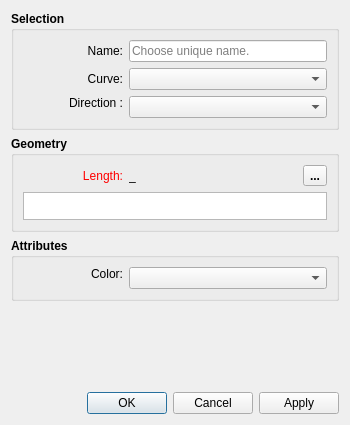
<?xml version="1.0" encoding="UTF-8"?>
<ui version="4.0">
 <class>DialogCutSplinePath</class>
 <widget class="QDialog" name="DialogCutSplinePath">
  <property name="geometry">
   <rect>
    <x>0</x>
    <y>0</y>
    <width>350</width>
    <height>425</height>
   </rect>
  </property>
  <property name="minimumSize">
   <size>
    <width>270</width>
    <height>425</height>
   </size>
  </property>
  <property name="windowTitle">
   <string>Point - On Spline</string>
  </property>
  <property name="windowIcon">
   <iconset resource="../../../vmisc/share/resources/icon.qrc">
    <normaloff>:/icon/64x64/icon64x64.png</normaloff>:/icon/64x64/icon64x64.png</iconset>
  </property>
  <property name="modal">
   <bool>true</bool>
  </property>
  <layout class="QVBoxLayout" name="verticalLayout_3">
   <item>
    <widget class="QGroupBox" name="selection_GroupBox">
     <property name="sizePolicy">
      <sizepolicy hsizetype="Expanding" vsizetype="Preferred">
       <horstretch>0</horstretch>
       <verstretch>0</verstretch>
      </sizepolicy>
     </property>
     <property name="minimumSize">
      <size>
       <width>0</width>
       <height>0</height>
      </size>
     </property>
     <property name="font">
      <font>
       <pointsize>9</pointsize>
       <bold>true</bold>
      </font>
     </property>
     <property name="title">
      <string>Selection</string>
     </property>
     <layout class="QFormLayout" name="formLayout">
      <item row="0" column="0">
       <widget class="QLabel" name="labelEditNamePoint">
        <property name="sizePolicy">
         <sizepolicy hsizetype="Fixed" vsizetype="Preferred">
          <horstretch>0</horstretch>
          <verstretch>0</verstretch>
         </sizepolicy>
        </property>
        <property name="minimumSize">
         <size>
          <width>100</width>
          <height>0</height>
         </size>
        </property>
        <property name="font">
         <font>
          <pointsize>9</pointsize>
          <bold>false</bold>
         </font>
        </property>
        <property name="text">
         <string>Name:</string>
        </property>
        <property name="alignment">
         <set>Qt::AlignRight|Qt::AlignTrailing|Qt::AlignVCenter</set>
        </property>
       </widget>
      </item>
      <item row="0" column="1">
       <widget class="QLineEdit" name="lineEditNamePoint">
        <property name="minimumSize">
         <size>
          <width>80</width>
          <height>0</height>
         </size>
        </property>
        <property name="font">
         <font>
          <pointsize>9</pointsize>
          <bold>false</bold>
         </font>
        </property>
        <property name="focusPolicy">
         <enum>Qt::StrongFocus</enum>
        </property>
        <property name="toolTip">
         <string>Unique name</string>
        </property>
        <property name="placeholderText">
         <string>Choose unique name.</string>
        </property>
       </widget>
      </item>
      <item row="1" column="0">
       <widget class="QLabel" name="curve_Label">
        <property name="sizePolicy">
         <sizepolicy hsizetype="Fixed" vsizetype="Preferred">
          <horstretch>0</horstretch>
          <verstretch>0</verstretch>
         </sizepolicy>
        </property>
        <property name="minimumSize">
         <size>
          <width>100</width>
          <height>0</height>
         </size>
        </property>
        <property name="font">
         <font>
          <pointsize>9</pointsize>
          <bold>false</bold>
         </font>
        </property>
        <property name="text">
         <string>Curve:</string>
        </property>
        <property name="alignment">
         <set>Qt::AlignRight|Qt::AlignTrailing|Qt::AlignVCenter</set>
        </property>
       </widget>
      </item>
      <item row="1" column="1">
       <widget class="QComboBox" name="comboBoxSplinePath">
        <property name="minimumSize">
         <size>
          <width>80</width>
          <height>0</height>
         </size>
        </property>
        <property name="font">
         <font>
          <pointsize>9</pointsize>
          <bold>false</bold>
         </font>
        </property>
       </widget>
      </item>
      <item row="2" column="0">
       <widget class="QLabel" name="direction_Label">
        <property name="minimumSize">
         <size>
          <width>100</width>
          <height>0</height>
         </size>
        </property>
        <property name="font">
         <font>
          <pointsize>9</pointsize>
          <bold>false</bold>
         </font>
        </property>
        <property name="text">
         <string>Direction :</string>
        </property>
        <property name="alignment">
         <set>Qt::AlignRight|Qt::AlignTop|Qt::AlignTrailing</set>
        </property>
       </widget>
      </item>
      <item row="2" column="1">
       <widget class="QComboBox" name="direction_ComboBox">
        <property name="font">
         <font>
          <pointsize>9</pointsize>
          <bold>false</bold>
         </font>
        </property>
       </widget>
      </item>
     </layout>
    </widget>
   </item>
   <item>
    <widget class="QGroupBox" name="geometry_GroupBox">
     <property name="sizePolicy">
      <sizepolicy hsizetype="Expanding" vsizetype="Preferred">
       <horstretch>0</horstretch>
       <verstretch>0</verstretch>
      </sizepolicy>
     </property>
     <property name="minimumSize">
      <size>
       <width>0</width>
       <height>0</height>
      </size>
     </property>
     <property name="font">
      <font>
       <pointsize>9</pointsize>
       <bold>true</bold>
      </font>
     </property>
     <property name="title">
      <string>Geometry</string>
     </property>
     <layout class="QVBoxLayout" name="verticalLayout">
      <item>
       <layout class="QHBoxLayout" name="horizontalLayout">
        <item alignment="Qt::AlignLeft">
         <widget class="QLabel" name="labelEditFormula">
          <property name="sizePolicy">
           <sizepolicy hsizetype="Fixed" vsizetype="Preferred">
            <horstretch>0</horstretch>
            <verstretch>0</verstretch>
           </sizepolicy>
          </property>
          <property name="minimumSize">
           <size>
            <width>100</width>
            <height>0</height>
           </size>
          </property>
          <property name="palette">
           <palette>
            <active>
             <colorrole role="WindowText">
              <brush brushstyle="SolidPattern">
               <color alpha="255">
                <red>255</red>
                <green>0</green>
                <blue>0</blue>
               </color>
              </brush>
             </colorrole>
            </active>
            <inactive>
             <colorrole role="WindowText">
              <brush brushstyle="SolidPattern">
               <color alpha="255">
                <red>255</red>
                <green>0</green>
                <blue>0</blue>
               </color>
              </brush>
             </colorrole>
            </inactive>
            <disabled>
             <colorrole role="WindowText">
              <brush brushstyle="SolidPattern">
               <color alpha="255">
                <red>159</red>
                <green>158</green>
                <blue>158</blue>
               </color>
              </brush>
             </colorrole>
            </disabled>
           </palette>
          </property>
          <property name="font">
           <font>
            <pointsize>9</pointsize>
            <bold>false</bold>
           </font>
          </property>
          <property name="text">
           <string>Length:</string>
          </property>
          <property name="alignment">
           <set>Qt::AlignRight|Qt::AlignTrailing|Qt::AlignVCenter</set>
          </property>
         </widget>
        </item>
        <item>
         <widget class="QLabel" name="labelResultCalculation">
          <property name="sizePolicy">
           <sizepolicy hsizetype="Fixed" vsizetype="Preferred">
            <horstretch>0</horstretch>
            <verstretch>0</verstretch>
           </sizepolicy>
          </property>
          <property name="minimumSize">
           <size>
            <width>85</width>
            <height>0</height>
           </size>
          </property>
          <property name="font">
           <font>
            <pointsize>9</pointsize>
            <bold>false</bold>
           </font>
          </property>
          <property name="toolTip">
           <string>Value</string>
          </property>
          <property name="whatsThis">
           <string notr="true"/>
          </property>
          <property name="text">
           <string notr="true">_</string>
          </property>
         </widget>
        </item>
        <item>
         <spacer name="horizontalSpacer">
          <property name="orientation">
           <enum>Qt::Horizontal</enum>
          </property>
          <property name="sizeHint" stdset="0">
           <size>
            <width>10</width>
            <height>20</height>
           </size>
          </property>
         </spacer>
        </item>
        <item alignment="Qt::AlignRight">
         <widget class="QToolButton" name="toolButtonExprLength">
          <property name="toolTip">
           <string>Formula wizard</string>
          </property>
          <property name="text">
           <string notr="true">...</string>
          </property>
          <property name="icon">
           <iconset resource="../../../vmisc/share/resources/icon.qrc">
            <normaloff>:/tsvg/seamly/fx.tsvg</normaloff>:/tsvg/seamly/fx.tsvg</iconset>
          </property>
          <property name="iconSize">
           <size>
            <width>24</width>
            <height>24</height>
           </size>
          </property>
         </widget>
        </item>
       </layout>
      </item>
      <item>
       <widget class="ExpandingTextEdit" name="plainTextEditFormula">
        <property name="sizePolicy">
         <sizepolicy hsizetype="Expanding" vsizetype="Preferred">
          <horstretch>0</horstretch>
          <verstretch>0</verstretch>
         </sizepolicy>
        </property>
        <property name="maximumSize">
         <size>
          <width>16777215</width>
          <height>28</height>
         </size>
        </property>
        <property name="font">
         <font>
          <pointsize>9</pointsize>
          <bold>false</bold>
         </font>
        </property>
        <property name="toolTip">
         <string>Calculation</string>
        </property>
        <property name="tabChangesFocus">
         <bool>true</bool>
        </property>
       </widget>
      </item>
     </layout>
    </widget>
   </item>
   <item>
    <widget class="QGroupBox" name="attributes_GroupBox_2">
     <property name="minimumSize">
      <size>
       <width>240</width>
       <height>0</height>
      </size>
     </property>
     <property name="font">
      <font>
       <pointsize>9</pointsize>
       <bold>true</bold>
      </font>
     </property>
     <property name="title">
      <string>Attributes</string>
     </property>
     <layout class="QFormLayout" name="formLayout_2">
      <item row="0" column="0">
       <widget class="QLabel" name="lineColor_Label">
        <property name="sizePolicy">
         <sizepolicy hsizetype="MinimumExpanding" vsizetype="Fixed">
          <horstretch>0</horstretch>
          <verstretch>0</verstretch>
         </sizepolicy>
        </property>
        <property name="minimumSize">
         <size>
          <width>100</width>
          <height>0</height>
         </size>
        </property>
        <property name="maximumSize">
         <size>
          <width>16777215</width>
          <height>16777215</height>
         </size>
        </property>
        <property name="font">
         <font>
          <pointsize>9</pointsize>
          <bold>false</bold>
         </font>
        </property>
        <property name="text">
         <string>Color:</string>
        </property>
        <property name="alignment">
         <set>Qt::AlignRight|Qt::AlignTrailing|Qt::AlignVCenter</set>
        </property>
       </widget>
      </item>
      <item row="0" column="1">
       <widget class="ColorComboBox" name="lineColor_ComboBox">
        <property name="sizePolicy">
         <sizepolicy hsizetype="Expanding" vsizetype="Fixed">
          <horstretch>0</horstretch>
          <verstretch>0</verstretch>
         </sizepolicy>
        </property>
        <property name="minimumSize">
         <size>
          <width>80</width>
          <height>0</height>
         </size>
        </property>
        <property name="font">
         <font>
          <pointsize>9</pointsize>
          <bold>false</bold>
         </font>
        </property>
       </widget>
      </item>
     </layout>
    </widget>
   </item>
   <item>
    <spacer name="verticalSpacer">
     <property name="orientation">
      <enum>Qt::Vertical</enum>
     </property>
     <property name="sizeHint" stdset="0">
      <size>
       <width>20</width>
       <height>24</height>
      </size>
     </property>
    </spacer>
   </item>
   <item>
    <widget class="QDialogButtonBox" name="buttonBox">
     <property name="orientation">
      <enum>Qt::Horizontal</enum>
     </property>
     <property name="standardButtons">
      <set>QDialogButtonBox::Apply|QDialogButtonBox::Cancel|QDialogButtonBox::Ok</set>
     </property>
    </widget>
   </item>
  </layout>
 </widget>
 <customwidgets>
  <customwidget>
   <class>ColorComboBox</class>
   <extends>QComboBox</extends>
   <header location="global">color_combobox.h</header>
  </customwidget>
  <customwidget>
   <class>ExpandingTextEdit</class>
   <extends>QPlainTextEdit</extends>
   <header>expandingtextedit.h</header>
  </customwidget>
 </customwidgets>
 <tabstops>
  <tabstop>lineEditNamePoint</tabstop>
  <tabstop>comboBoxSplinePath</tabstop>
  <tabstop>direction_ComboBox</tabstop>
  <tabstop>toolButtonExprLength</tabstop>
  <tabstop>plainTextEditFormula</tabstop>
  <tabstop>lineColor_ComboBox</tabstop>
 </tabstops>
 <resources>
  <include location="../../../vmisc/share/resources/icon.qrc"/>
 </resources>
 <connections>
  <connection>
   <sender>buttonBox</sender>
   <signal>accepted()</signal>
   <receiver>DialogCutSplinePath</receiver>
   <slot>accept()</slot>
   <hints>
    <hint type="sourcelabel">
     <x>248</x>
     <y>254</y>
    </hint>
    <hint type="destinationlabel">
     <x>157</x>
     <y>274</y>
    </hint>
   </hints>
  </connection>
  <connection>
   <sender>buttonBox</sender>
   <signal>rejected()</signal>
   <receiver>DialogCutSplinePath</receiver>
   <slot>reject()</slot>
   <hints>
    <hint type="sourcelabel">
     <x>316</x>
     <y>260</y>
    </hint>
    <hint type="destinationlabel">
     <x>286</x>
     <y>274</y>
    </hint>
   </hints>
  </connection>
 </connections>
</ui>
